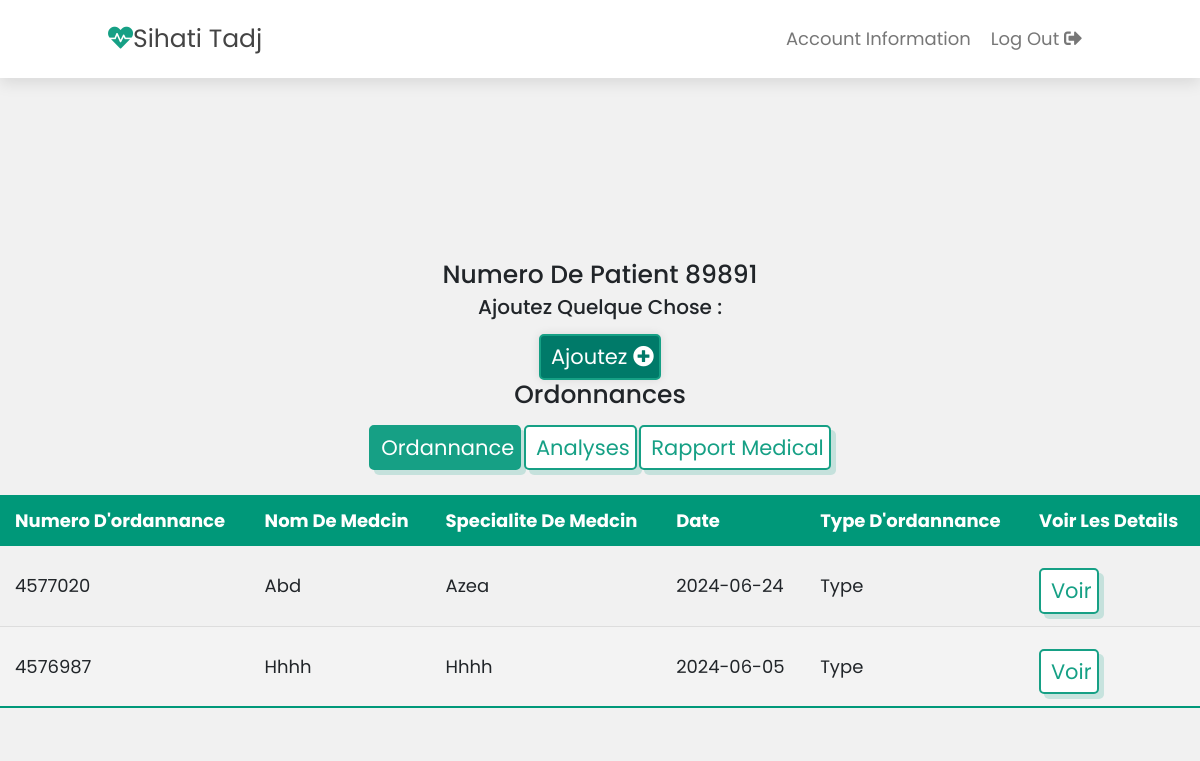
Screenshot of /MedcinPatPage.php?id=89891 (signed in) with the database file from the repository.
### tables this page shows
CREATE TABLE `ordonnance` (
  `OrdonnanceID` int(222) NOT NULL,
  `PatientID` int(11) DEFAULT NULL,
  `MedcinID` int(11) DEFAULT NULL,
  `Date` date DEFAULT NULL,
  `Type` varchar(50) DEFAULT NULL
);

CREATE TABLE `medcin` (
  `MedcinID` int(11) NOT NULL,
  `Name` varchar(100) DEFAULT NULL,
  `Specialty` varchar(100) DEFAULT NULL,
  `location` varchar(100) NOT NULL,
  `PhoneNumber` varchar(15) DEFAULT NULL,
  `description` varchar(3000) NOT NULL,
  `Email` varchar(100) DEFAULT NULL,
  `Password` varchar(255) DEFAULT NULL
);

### MedcinPatPage.php (the view, shortened to what this page needs)
<?php
include("connect.php");
if(isset($_GET['id'])) {
    $idPatient = $_GET['id'];
}
$ordonnanceQuery = $bdd->query("SELECT DISTINCT `ordonnance`.*, `medcin`.`Name` AS MedcinName, `medcin`.`Specialty`
FROM `ordonnance`
JOIN `ordonnancemedicament` ON `ordonnance`.`OrdonnanceID` = `ordonnancemedicament`.`OrdonnanceID`
JOIN `medcin` ON `ordonnance`.`MedcinID` = `medcin`.`MedcinID`
WHERE `ordonnance`.`PatientID` = '".$idPatient."'");
$ordonnances = $ordonnanceQuery->fetchAll(PDO::FETCH_ASSOC);
?>
<!doctype html>
<html>
<head>
    <link rel="stylesheet" href="css/Bootstrap.css">
    <link rel="stylesheet" href="css/font-awesome.min.css">
    <link rel="stylesheet" href="css/index.css">
    <link rel="stylesheet" href="css/logo.css">
    <link rel="stylesheet" href="css/portail.css">
    <link rel="stylesheet" href="css/medcin.css">
    <link rel="stylesheet" href="https://cdnjs.cloudflare.com/ajax/libs/font-awesome/5.15.4/css/all.min.css">
</head>
<body>
<header class="header">
    <a href="#" class="logo"><i class="fas fa-heartbeat"></i>Sihati Tadj</a>
    <nav class="navbar">
        <a href="#home">Account Information</a>
        <a href="deconnexion.php"> log out <i class="fas fa-sign-out-alt"></i></a>
    </nav>
</header>
<div class="content">
    <h1 class="doctorName"><?php echo "numero de patient " . $idPatient; ?></h1>
    <h2>Ajoutez quelque chose :</h2>
    <div class="btn add-btn" id="popupButton">Ajoutez <i class="fa fa-plus-circle"></i></div>
    <h1>ordonnances</h1>
    <div class="switch">
        <div class="btn" id="ordannaces"> ordannance </div>
        <div class="btn" id="analyses"> Analyses</div>
        <div class="btn" id="rapmed"> Rapport medical </div>
    </div>
    <table class="styled-table" id="table-ord" style = ùù>
        <thead>
            <tr>
                <th>Numero d'ordannance</th>
                <th>Nom de medcin</th>
                <th>Specialite de medcin</th>
                <th>Date</th>
                <th>Type d'ordannance</th>
                <th>voir les details</th>
            </tr>
        </thead>
        <tbody>
            <?php foreach ($ordonnances as $ordonnance): ?>
                <tr>
                    <td><?php echo $ordonnance['OrdonnanceID']; ?></td>
                    <td><?php echo $ordonnance['MedcinName']; ?></td>
                    <td><?php echo $ordonnance['Specialty']; ?></td>
                    <td><?php echo $ordonnance['Date']; ?></td>
                    <td><?php echo $ordonnance['Type']; ?></td>
                    <td><a href='ordPatient.php?id=<?php echo $ordonnance['OrdonnanceID']; ?>' class='btn'>Voir</a></td>
                </tr>
            <?php endforeach; ?>
        </tbody>
    </table>
</div>
</body>
</html>

### css/index.css (style rules this page uses)
* { box-sizing: border-box; }
body { margin: 0; font-family: Arial, Helvetica, sans-serif; }

### css/portail.css (style rules this page uses)
:root { --green:#16a085; --black:#444; --light-color:#777; --box-shadow:.5rem .5rem 0 rgba(22, 160, 133, .2); --text-shadow:.4rem .4rem 0 rgba(0, 0, 0, .2); --border:.2rem solid var(--green); }
* { font-family: 'Poppins', sans-serif; margin:0; padding: 0; box-sizing: border-box; outline: none; border: none; text-transform: capitalize; transition: all .2s ease-out; text-decoration: none; }
html { font-size: 62.5%; overflow-x: hidden; scroll-padding-top: 7rem; scroll-behavior: smooth; }
.btn { display: inline-block; margin-top: 1rem; padding: .5rem; padding-left: 1rem; border:var(--border); border-radius: .5rem; box-shadow: var(--box-shadow); color:var(--green); cursor: pointer; font-size: 2.1rem; background: #fff; }
.header { padding:2rem 9%; position: fixed; top:0; left: 0; right: 0; z-index: 1000; box-shadow: 0 .5rem 1.5rem rgba(0, 0, 0, .1); display: flex; align-items: center; justify-content: space-between; background: #fff; }
.header .logo { font-size: 2.5rem; color: var(--black); }
.header .logo i { color: var(--green); }
.header .navbar a { font-size: 1.8rem; color: var(--light-color); margin-left: 2rem; }

### css/medcin.css (style rules this page uses)
* { margin: 0; padding: 0px; }
body { margin: 0; font-family: Arial, sans-serif; background-color: rgb(241, 241, 241); width: 100%; height: auto; }
.content { height: auto; width: 100%; display: flex; position: relative; top:20vh; flex-direction: column; justify-content: center; align-items: center; flex-direction: column; background-color: #f1f1f1; }
.doctorName { margin-top: 100px; }
table { border-collapse: collapse; width: 100%; margin: 25px 0; font-size: 18px; text-align: left; }
.styled-table thead tr { background-color: #009879; color: #ffffff; text-align: left; font-weight: bold; }
.styled-table th, .styled-table td { padding: 12px 15px; }
.styled-table tbody tr { border-bottom: 1px solid #dddddd; }
.styled-table tbody tr:nth-of-type(even) { background-color: #f3f3f3; }
.styled-table tbody tr:last-of-type { border-bottom: 2px solid #009879; }
.add-btn { background-color:#007A69 ; color : white; box-shadow: 0 0 10px rgba(0,0,0,0.1); }
.navbar { display: flex; align-items: center; }

### rows the page displays
ordonnance: OrdonnanceID "4577020", MedcinID.Name "Abd", MedcinID.Specialty "Azea", Date "2024-06-24", Type "Type"
ordonnance: OrdonnanceID "4576987", MedcinID.Name "Hhhh", MedcinID.Specialty "Hhhh", Date "2024-06-05", Type "Type"

### other values shown
$idPatient "89891"
